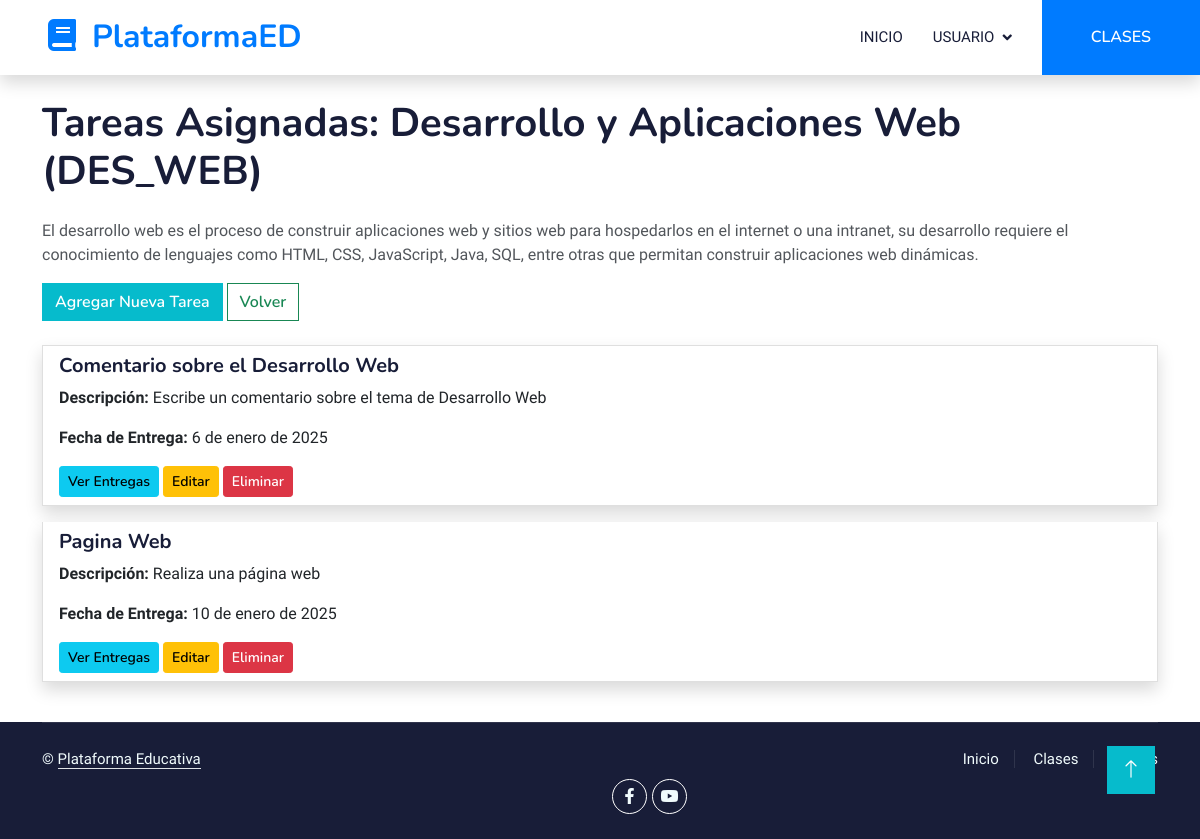
/clases/14/tareas/ (signed in), run on the app's committed database.
### Aplicaciones/Clase/models.py (models this page shows, shortened)
class Clase(models.Model):
    id = models.AutoField(primary_key=True)
    titulo = models.CharField(max_length=255)
    descripcion = models.TextField()
    maestro = models.ForeignKey(CustomUser, on_delete=models.CASCADE, limit_choices_to={'es_maestro': True}, related_name="clases")
    video_url = models.URLField(blank=True, null=True)
    fecha_publicacion = models.DateTimeField(auto_now_add=True)

class Tarea(models.Model):
    id = models.AutoField(primary_key=True)
    clase = models.ForeignKey(Clase, on_delete=models.CASCADE, related_name="tareas")
    titulo = models.CharField(max_length=255)
    descripcion = models.TextField()
    fecha_entrega = models.DateField()

### Aplicaciones/Clase/views.py (the view)
# urls.py: path('clases/<int:clase_id>/tareas/', views.listaTareas, name='listaTareas'),
@login_required
def listaTareas(request, clase_id):
    clase = get_object_or_404(Clase, id=clase_id)
    tareas = Tarea.objects.filter(clase=clase)
    return render(request, 'listaTareas.html', {'clase': clase, 'tareas': tareas})

### Aplicaciones/Clase/templates/listaTareas.html
{% extends "./plantilla.html" %}
{% block body %}
<div class="container mt-4">
    <h1 class="mb-4">Tareas Asignadas: {{ clase.titulo }}</h1>
    <p>{{ clase.descripcion }}</p>
    <a href="{% url 'nuevaTarea' clase.id %}" class="btn btn-primary">Agregar Nueva Tarea</a>
    <a href="{% url 'listadoClase' %}" class="btn btn-outline-success">Volver</a>
    <br>
    {% if tareas %}
    <br>
        <div class="list-group">
            {% for tarea in tareas %}
                <div class="list-group-item mb-3 shadow">
                    <h5 class="mb-2">{{ tarea.titulo }}</h5>
                    <p><strong>Descripción:</strong> {{ tarea.descripcion }}</p>
                    <p><strong>Fecha de Entrega:</strong> {{ tarea.fecha_entrega }}</p>
                    {% if user.es_maestro %}
                        <a href="{% url 'detalleTarea' tarea.id %}" class="btn btn-info btn-sm">Ver Entregas</a>
                        <a href="{% url 'editarTarea' tarea.id %}" class="btn btn-warning btn-sm">Editar</a>
                        <a href="{% url 'eliminarTarea' tarea.id %}" class="btn btn-danger btn-sm">Eliminar</a>
                    {% endif %}
                </div>
            {% endfor %}
        </div>
    {% else %}
        <p class="text-muted">No hay tareas registradas para esta clase.</p>
    {% endif %}
</div>
<br>
{% endblock %}

### plataforma/static/plantilla/elearning/css/style.css (style rules this page uses)
:root { --primary: #007bff; --light: #F0FBFC; --dark: #181d38; }
.btn { font-family: 'Nunito', sans-serif; font-weight: 600; transition: .5s; }
.btn.btn-primary, .btn.btn-secondary { color: #FFFFFF; }

### data on the page
Clase: titulo "Desarrollo y Aplicaciones Web (DES_WEB)", descripcion "El desarrollo web es el proceso de construir aplicaciones web y sitios web para hospedarlos en el internet o una intranet, su desarrollo requiere el conocimiento de lenguajes como HTML, CSS, JavaScript, Java, SQL, entre otras que permitan construir aplicaciones web dinámicas."
Tarea: titulo "Comentario sobre el Desarrollo Web", descripcion "Escribe un comentario sobre el tema de Desarrollo Web", fecha_entrega "6 de enero de 2025"
Tarea: titulo "Pagina Web", descripcion "Realiza una página web", fecha_entrega "10 de enero de 2025"
